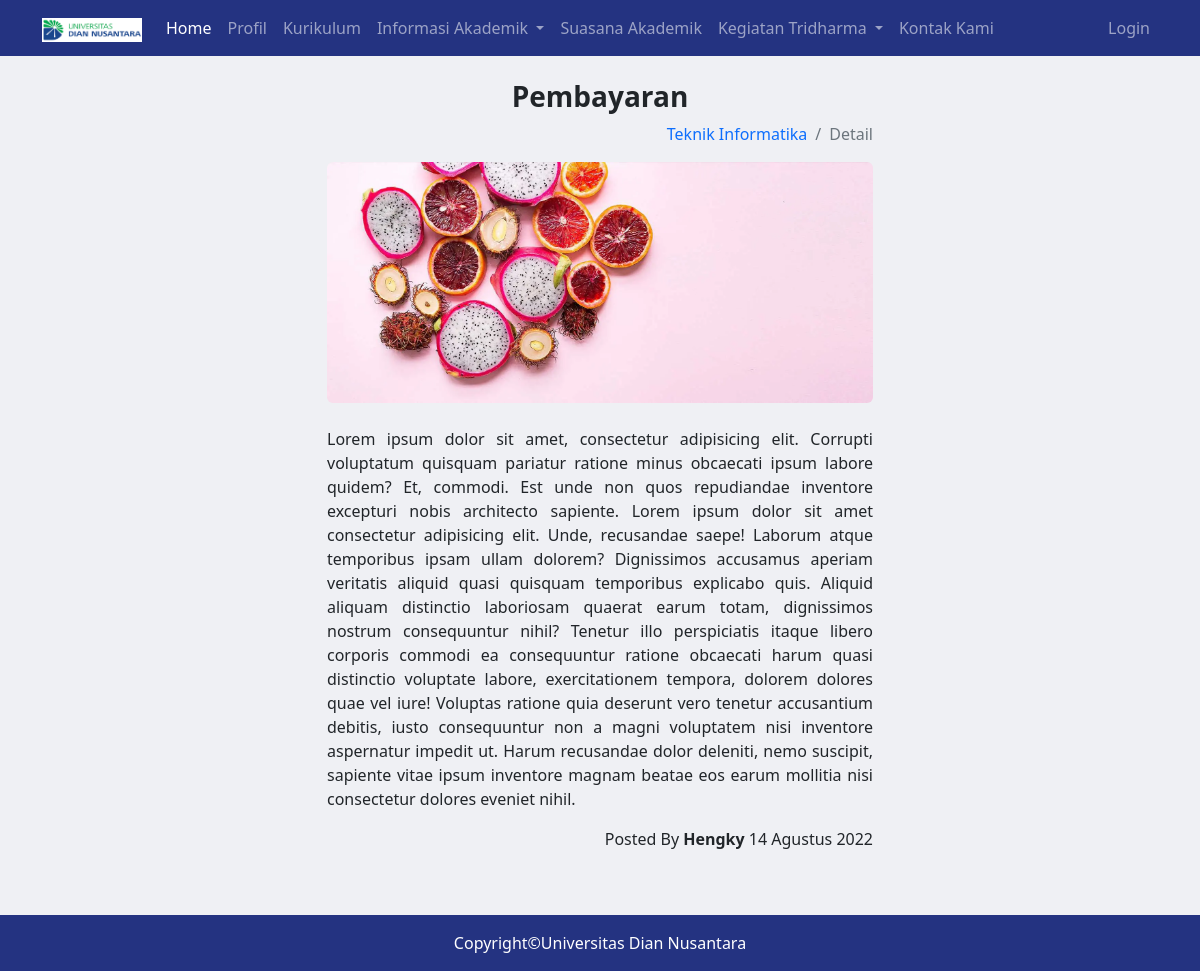
The page /home/detail/1 on the database its author committed.
### tables this page shows
CREATE TABLE `news` (
  `id` int(11) NOT NULL,
  `title` varchar(255) NOT NULL,
  `description` text NOT NULL,
  `foto` varchar(100) NOT NULL,
  `category_id` int(11) NOT NULL,
  `user_id` int(11) NOT NULL,
  `publish_date` datetime NOT NULL DEFAULT current_timestamp()
);

CREATE TABLE `users` (
  `id` int(11) NOT NULL,
  `username` varchar(255) NOT NULL,
  `email` varchar(255) NOT NULL,
  `password` varchar(255) NOT NULL
);

### application/controllers/Home.php (called while the page is built, shortened)
<?php
class Home extends CI_Controller
{
    public function detail()
    {
        $id = $this->uri->segment(3);
        $data['title'] = 'Detail';
        $data['news'] = $this->m_home->GetNewsByID($id);
        $this->load->view('frontend/header', $data);
        $this->load->view('frontend/pages/detail', $data);
        $this->load->view('frontend/footer');
    }
}

### index.php (called while the page is built, shortened)
<?php
require_once BASEPATH.'core/CodeIgniter.php';

### application/models/M_home.php (called while the page is built, shortened)
<?php
class M_home extends CI_Model
{
    public function GetNewsByID($id)
    {
        $this->db->select('news.*, users.username');
        $this->db->from('news');
        $this->db->join('users', 'news.user_id = users.id');
        $this->db->where('news.id', $id);
        return $this->db->get()->row();
    }
}

### application/helpers/my_helper.php (called while the page is built)
<?php
function indonesia_month_name($month_number)
{
    $month_name = array(
        'Januari', 'Febuari', 'Maret', 'April', 'Mei', 'Juni', 'Juli', 'Agustus', 'September', 'Oktober', 'November', 'Desember'
    );
    return $month_name[$month_number - 1];
}
function indonesia_date($datetime)
{
    $day = substr($datetime, 8, 2);
    $month = substr($datetime, 5, 2);
    $year = substr($datetime, 0, 4);
    return $day . ' ' . indonesia_month_name($month) . ' ' . $year;
}

### application/views/frontend/pages/detail.php (the view)
<div class="container detail mt-4">
    <div class="row">
        <div class="col-md-3"></div>
        <div class="col-md-6 mb-5">
            <h1 class="text-center fw-bolder fs-3"><?= $news->title; ?></h1>
            <nav>
                <ol class="breadcrumb" style="float:right;">
                    <li class="breadcrumb-item"><a class="text-decoration-none" href="<?= base_url(); ?>">Teknik Informatika</a></li>
                    <li class="breadcrumb-item active" aria-current="page">Detail</li>
                </ol>
            </nav>
            <img src="<?= base_url('assets/') ?>img/<?= $news->foto; ?>" class="rounded img-fluid mb-4" alt="Image" />
            <p class="text-justify" style="text-align: justify;"><?= nl2br($news->description); ?></p>
            <p class="text-end">Posted By <strong><?= $news->username; ?></strong> <?= indonesia_date($news->publish_date); ?></p>
        </div>
        <div class="col-md-3"></div>
    </div>
</div>

### assets/css/style.css (style rules this page uses)
* { padding: 0; margin: 0; }
body { background-color: #eff0f4; }

### rows shown on the page
news: title "Pembayaran", foto (picture), description "Lorem ipsum dolor sit amet, consectetur adipisicing elit. Corrupti voluptatum quisquam pariatur ratione minus obcaecati ipsum labore quidem? Et, commodi. Est unde non quos repudiandae inventore excepturi nobis architecto sapiente. Lorem ipsum dolor sit amet consectetur adipisicing elit. Unde, recusandae saepe! Laborum atque temporibus ipsam ullam dolorem? Dignissimos accusamus aperiam veritatis aliquid quasi quisquam temporibus explicabo quis. Aliquid aliquam distinctio laboriosam quaerat earum totam, dignissimos nostrum consequuntur nihil? Tenetur illo perspiciatis itaque libero corporis commodi ea consequuntur ratione obcaecati harum quasi distinctio voluptate labore, exercitationem…", user.username "Hengky", publish_date "14 Agustus 2022"
